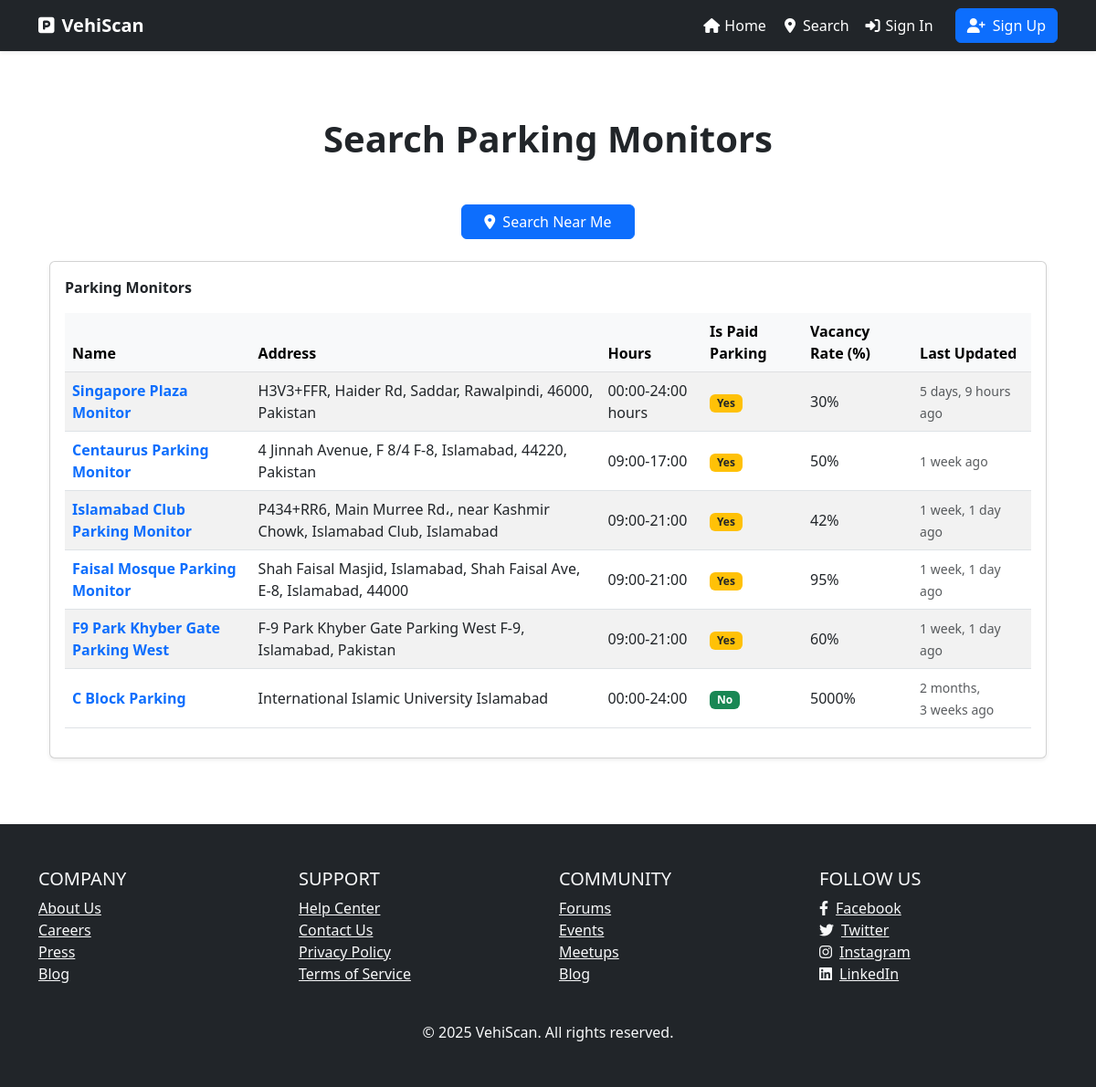
Screenshot of /parking-lot-monitors with the database file from the repository.
### PerfectParking/models.py (models this page shows, shortened)
class ParkingLotMonitor(models.Model):
    id = models.AutoField(primary_key=True)
    parkingLot = models.ForeignKey(ParkingLot, on_delete=models.CASCADE)
    name = models.CharField(max_length=100, unique=True)
    latitude = models.DecimalField(max_digits=17, decimal_places=15)
    longitude = models.DecimalField(max_digits=17, decimal_places=15)
    probabilityParkingAvailable = models.DecimalField(
        max_digits=5, decimal_places=2, default=Decimal('0.00') )
    free_parking_spaces = models.IntegerField(default=0)
    total_parking_spaces = models.IntegerField(default=0)
    dateTimeLastUpdated = models.DateTimeField(auto_now=True)
    status = models.BooleanField(default=True)
    image = models.ImageField(upload_to="images/parking-lot-monitor/", blank=True)
    camera_stream_url = models.URLField(blank=True)
    detection_confidence = models.DecimalField(max_digits=5, decimal_places=2, default=Decimal('0.00'))
    def get_vacancy_rate(self) -> int:
        return round(self.probabilityParkingAvailable * 100)

class ParkingLot(models.Model):
    id = models.AutoField(primary_key=True)
    name = models.CharField(max_length=100, unique=True)
    address = models.CharField(max_length=255)
    hours = models.CharField(max_length=255)
    isPaidParking = models.BooleanField(default=True)
    latitude = models.DecimalField(max_digits=17, decimal_places=15)
    longitude = models.DecimalField(max_digits=17, decimal_places=15)
    image = models.ImageField(upload_to="images/parking-lot/", blank=True)
    parking_spaces = models.IntegerField(default=1)
    base_price_per_hour = models.DecimalField(max_digits=5, decimal_places=2, default=Decimal('0.0'))
    is_active = models.BooleanField(default=True)
    owner = models.ForeignKey(
        UserProfile,
        on_delete=models.CASCADE,
        related_name='owned_lots',
        limit_choices_to={'user_type': UserType.LOT_OWNER}
    )
    commission_rate = models.DecimalField(
        max_digits=5,
        decimal_places=2,
        default=Decimal('10.00'),
        validators=[MinValueValidator(0)]
    )

### PerfectParking/views.py (the view, shortened to what this page needs)
def parking_lot_monitors(request):
    parking_lot_monitor_list: QuerySet = ParkingLotMonitor.objects.all()
    return render(
        request,
        WebPages.PARKING_LOT_MONITORS,
        {"parking_lot_monitors": parking_lot_monitor_list},
    )

### PerfectParking/templates/website/parking-lot-monitors.html (shortened to what this page needs)
{% extends 'master.html' %}
{% load get_distance_from_lat_lang %}
{% load humanize %}
{% block main %}
<div class="container py-4">
    <h1 class="mb-4 text-center fw-bold">Search Parking Monitors</h1>
    <form method="post" class="mb-4 d-flex flex-column align-items-center gap-2">
        <button type="submit" id="search-near-me-button" class="btn btn-primary px-4">
            <i class="fas fa-map-marker-alt me-2"></i>Search Near Me
        </button>
    </form>
    <div class="card shadow-sm">
        <div class="card-body">
            <p id="mydesc" class="fw-semibold mb-3">Parking Monitors</p>
            <div class="table-responsive">
                <table class="table table-striped align-middle" aria-describedby="mydesc">
                    <thead class="table-light">
                        <tr>
                            <th>Name</th>
                            <th>Address</th>
                            <th>Hours</th>
                            <th>Is Paid Parking</th>
                            <th>Vacancy Rate (%)</th>
                            <th>Last Updated</th>
                        </tr>
                    </thead>
                    <tbody>
                        {% for parking_monitor in parking_lot_monitors %}
                        <tr>
                            <td>
                                <a href="{% url 'parking-lot-monitor' parking_monitor.id %}" class="fw-semibold text-decoration-none text-primary">
                                    {{ parking_monitor.name }}
                                </a>
                            </td>
                            <td>{{ parking_monitor.parkingLot.address }}</td>
                            <td>{{ parking_monitor.parkingLot.hours }}</td>
                            <td>
                                {% if parking_monitor.parkingLot.isPaidParking %}
                                    <span class="badge bg-warning text-dark">Yes</span>
                                {% else %}
                                    <span class="badge bg-success">No</span>
                                {% endif %}
                            </td>
                            <td>{{ parking_monitor.get_vacancy_rate }}%</td>
                            <td>
                                <span class="text-muted small">
                                    {{ parking_monitor.dateTimeLastUpdated|naturaltime }}
                                </span>
                            </td>
                        </tr>
                        {% endfor %}
                    </tbody>
                </table>
            </div>
        </div>
    </div>
</div>
{% endblock %}

### PerfectParking/static/css/header.css (style rules this page uses)
:root { --primary-color:rgb(9, 94, 80); --secondary-color:rgb(48, 121, 76); }
body { font-family: 'Segoe UI', Tahoma, Geneva, Verdana, sans-serif; display: flex; flex-direction: column; min-height: 100vh; margin: 0; background-color:rgb(196, 218, 224); }
.card { transition: transform 0.3s; box-shadow: 0 4px 6px rgba(0,0,0,0.1); }

### rows the page displays
ParkingLotMonitor: name "Singapore Plaza Monitor", parkingLot.address "H3V3+FFR, Haider Rd, Saddar, Rawalpindi, 46000, Pakistan", parkingLot.hours "00:00-24:00 hours", shows "Yes", get_vacancy_rate "30", dateTimeLastUpdated "5 days, 9 hours ago"
ParkingLotMonitor: name "Centaurus Parking Monitor", parkingLot.address "4 Jinnah Avenue, F 8/4 F-8, Islamabad, 44220, Pakistan", parkingLot.hours "09:00-17:00", shows "Yes", get_vacancy_rate "50", dateTimeLastUpdated "1 week ago"
ParkingLotMonitor: name "Islamabad Club Parking Monitor", parkingLot.address "P434+RR6, Main Murree Rd،, near Kashmir Chowk, Islamabad Club, Islamabad", parkingLot.hours "09:00-21:00", shows "Yes", get_vacancy_rate "42", dateTimeLastUpdated "1 week, 1 day ago"
ParkingLotMonitor: name "Faisal Mosque Parking Monitor", parkingLot.address "Shah Faisal Masjid, Islamabad, Shah Faisal Ave, E-8, Islamabad, 44000", parkingLot.hours "09:00-21:00", shows "Yes", get_vacancy_rate "95", dateTimeLastUpdated "1 week, 1 day ago"
ParkingLotMonitor: name "F9 Park Khyber Gate Parking West", parkingLot.address "F-9 Park Khyber Gate Parking West F-9, Islamabad, Pakistan", parkingLot.hours "09:00-21:00", shows "Yes", get_vacancy_rate "60", dateTimeLastUpdated "1 week, 1 day ago"
ParkingLotMonitor: name "C Block Parking", parkingLot.address "International Islamic University Islamabad", parkingLot.hours "00:00-24:00", shows "No", get_vacancy_rate "5000", dateTimeLastUpdated "2 months, 3 weeks ago"
